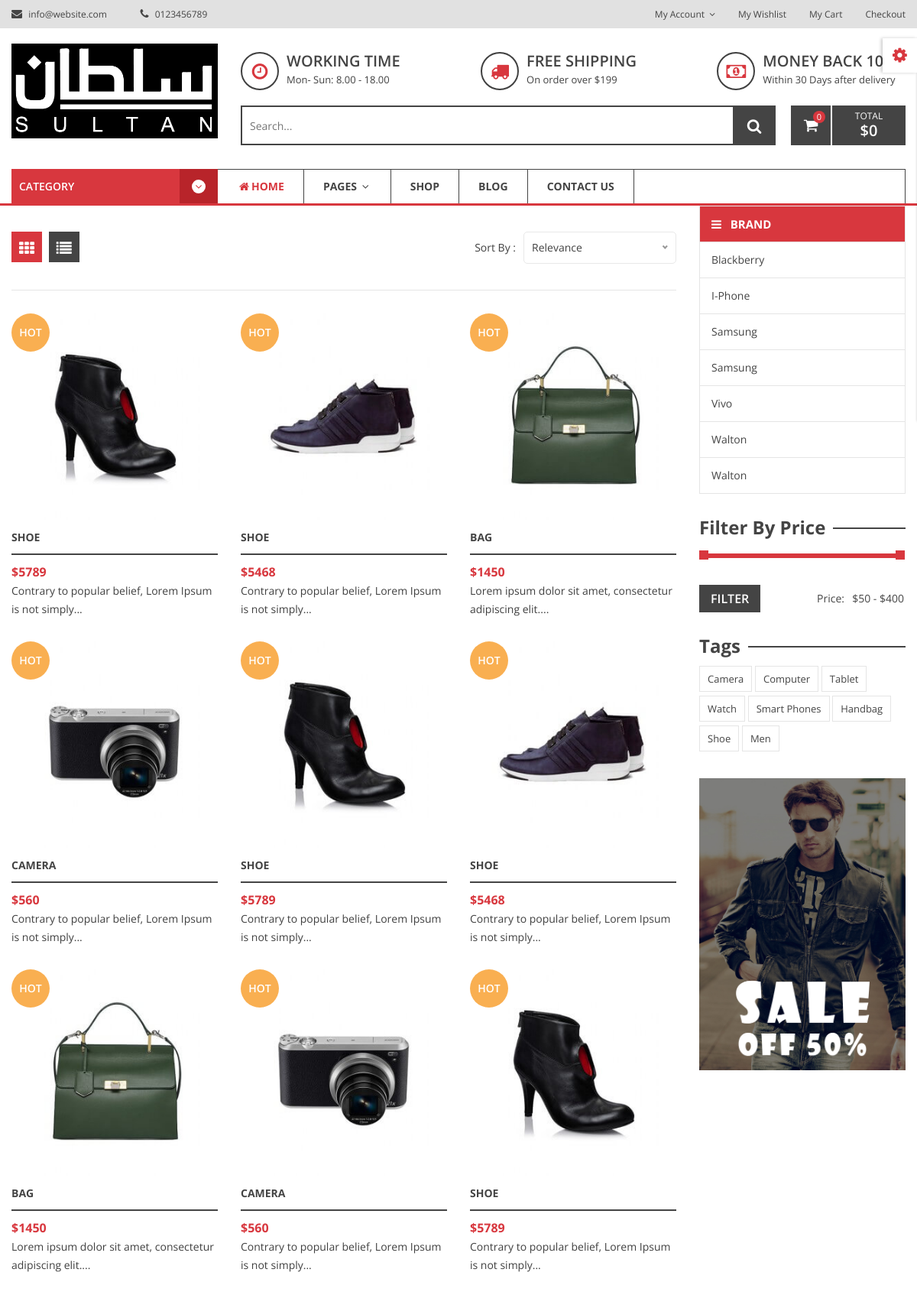
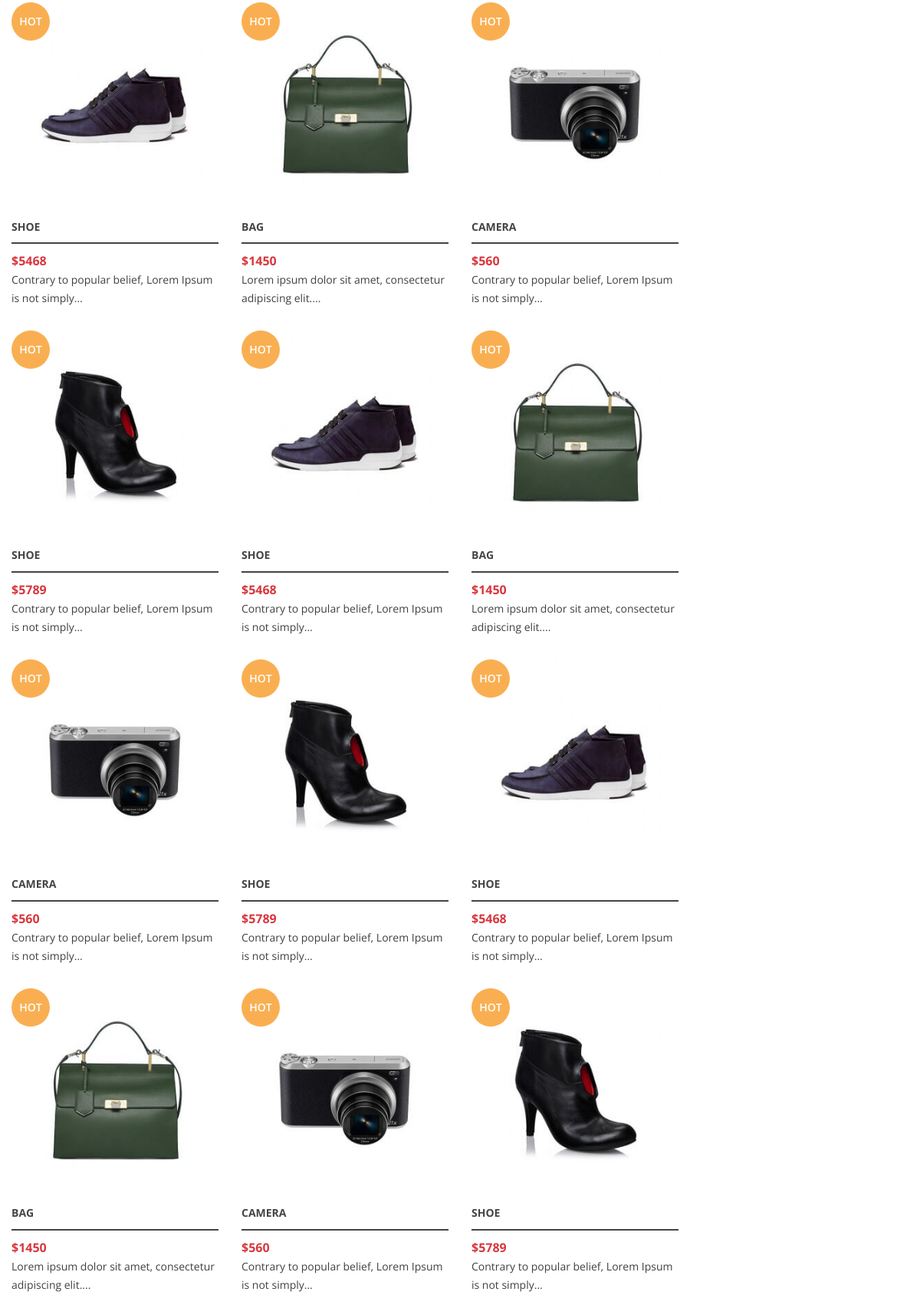
The page /shop.php (upper part) on the database its author committed (2 pictures, top to bottom).
### tables this page shows
CREATE TABLE `product_brand` (
  `brandid` int(11) NOT NULL,
  `brandname` varchar(50) NOT NULL,
  `status` tinyint(4) NOT NULL DEFAULT 1
);

CREATE TABLE `product_table` (
  `productId` int(11) NOT NULL,
  `productName` varchar(50) NOT NULL,
  `catId` int(11) NOT NULL,
  `brandid` int(11) NOT NULL,
  `body` text NOT NULL,
  `price` int(11) NOT NULL,
  `image` varchar(255) NOT NULL,
  `relatedImage` varchar(255) NOT NULL,
  `productCode` int(11) NOT NULL,
  `type` tinyint(4) NOT NULL DEFAULT 0
);

### lib/database.php (called while the page is built, shortened)
<?php
class Database
{
    public $host   = DB_HOST;
    public $user   = DB_USER;
    public $pass   = DB_PASS;
    public $dbname = DB_NAME;
    public $link;
    private function connectDB()
    {
        $this->link = new mysqli(
            $this->host,
            $this->user,
            $this->pass,
            $this->dbname
        );
    }
    public function select($query)
    {
        $result = $this->link->query($query) or
            die($this->link->error . __LINE__);
        if ($result->num_rows > 0) {
            return $result;
        } else {
            return false;
        }
    }
}

### classes/Product.php (called while the page is built, shortened)
<?php
include_once 'lib/database.php';
include_once 'helpers/format.php';
class Product{
    private $db;
    public function __construct()
    {
        $this->db = new Database();
    }
    public function getbrandName()
    {
        $query = "SELECT * FROM product_brand Order By brandname ASC";
        $result = $this->db->select($query);
        return $result;
    }
    public function shopProduct()
    {
        $query = "SELECT * FROM product_table Order By productId DESC";
        $result = $this->db->select($query);
        return $result;
    }
}

### helpers/format.php (called while the page is built, shortened)
<?php
class Format{
 public function textShorten($text, $limit = 400){
  $text = $text. " ";
  $text = substr($text, 0, $limit);
  $text = substr($text, 0, strrpos($text, ' '));
  $text = $text."...";
  return $text;
 }
}
?>

### shop.php (the view, shortened to what this page needs)
<?php include_once 'inc/header.php'; ?>
<?php include_once 'inc/shopsidebar.php'; ?>
                    <div class="shop-product-wrap grid row">
                        <?php
                        $shopProduct = $pd->shopProduct();
                        if ($shopProduct) {
                            while ($shopPdRelt = $shopProduct->fetch_assoc()) {
                                $i++; ?>
                                <div class="col-lg-4 col-md-4 col-sm-6">
                                    <div class="product-item fix mb-30">
                                        <div class="product-thumb">
                                            <a href="product_details.php?productId=<?= $shopPdRelt['productId'] ?>">
                                                <img src="assets/img/product/<?= $shopPdRelt['image']; ?>" class="img-pri" alt="">
                                            </a>
                                            <div class="product-label">
                                                <span>hot</span>
                                            </div>
                                        </div>
                                        <div class="product-content">
                                            <h4><a href="product_details.php?productId=<?= $shopPdRelt['productId'] ?>"><?= $shopPdRelt['productName']; ?></a></h4>
                                            <div class="pricebox">
                                                <span class="regular-price">$<?= $shopPdRelt['price']; ?></span><br>
                                                <span><?= $format->textShorten($shopPdRelt['body'], 60); ?></span>
                                            </div>
                                        </div>
                                    </div>
                                </div>
                        <?php }
                        } ?>
                    </div>
                </div>
            </div>
        </div>
    </div>
    <?php include 'inc/footer.php'; ?>

### inc/shopsidebar.php (shortened to what this page needs)
<div class="page-main-wrapper">
    <div class="container">
        <div class="row">
            <div class="col-lg-3 order-2 order-lg-1">
                <div class="shop-sidebar-wrap mt-md-28 mt-sm-28">
                    <div class="sidebar-widget mb-30">
                        <div class="sidebar-category">
                            <ul>
                                <li class="title"><i class="fa fa-bars"></i> Brand</li>
                                <?php
                                $brandPd = $pd->getbrandName();
                                if ($brandPd) {
                                    while ($brandResult = $brandPd->fetch_assoc()) {
                                ?>
                                <li><a href="shopbybrand.php?brandid=<?= $brandResult['brandid']?>"><?= $brandResult['brandname']?></a><span></span></li>
                                <?php }
                                } ?>
                            </ul>
                        </div>
                    </div>
                    <div class="sidebar-widget mb-30">
                        <div class="sidebar-title mb-10">
                            <h3>filter by price</h3>
                        </div>
                        <div class="sidebar-widget-body">
                            <div class="price-range-wrap">
                                <div class="price-range" data-min="50" data-max="400"></div>
                                <div class="range-slider">
                                    <form action="#" class="d-flex justify-content-between">
                                        <button class="filter-btn">filter</button>
                                        <div class="price-input d-flex align-items-center">
                                            <label for="amount">Price: </label>
                                            <input type="text" id="amount">
                                        </div>
                                    </form>
                                </div>
                            </div>
                        </div>
                    </div>
                    <div class="sidebar-widget mb-30">
                        <div class="sidebar-title mb-10">
                            <h3>tags</h3>
                        </div>
                        <div class="sidebar-widget-body">
                            <div class="product-tag">
                                <a href="#">camera</a>
                                <a href="#">computer</a>
                                <a href="#">tablet</a>
                                <a href="#">watch</a>
                                <a href="#">smart phones</a>
                                <a href="#">handbag</a>
                                <a href="#">shoe</a>
                                <a href="#">men</a>
                            </div>
                        </div>
                    </div>
                    <div class="sidebar-widget mb-30">
                        <div class="img-container fix img-full">
                            <a href="#"><img src="assets/img/banner/banner_shop.jpg" alt=""></a>
                        </div>
                    </div>
                </div>
            </div>
            <div class="col-lg-9">
                <div class="shop-product-wrapper pt-34">
                    <div class="shop-top-bar">
                        <div class="row">
                            <div class="col-lg-7 col-md-6">
                                <div class="top-bar-left">
                                    <div class="product-view-mode mr-70 mr-sm-0">
                                        <a class="active" href="#" data-target="grid"><i class="fa fa-th"></i></a>
                                        <a href="#" data-target="list"><i class="fa fa-list"></i></a>
                                    </div>
                                </div>
                            </div>
                            <div class="col-lg-5 col-md-6">
                                <div class="top-bar-right">
                                    <div class="product-short">
                                        <p>Sort By : </p>
                                    </div>
                                </div>
                            </div>
                        </div>
                    </div>

### rows shown on the page
product_brand: brandname "Blackberry"
product_brand: brandname "I-Phone"
product_brand: brandname "Samsung"
product_brand: brandname "Samsung"
product_brand: brandname "Vivo"
product_brand: brandname "Walton"
product_brand: brandname "Walton"
product_table: image (picture), productName "SHOE", price "5789", body "Contrary to popular belief, Lorem Ipsum is not simply..."
product_table: image (picture), productName "SHOE", price "5468", body "Contrary to popular belief, Lorem Ipsum is not simply..."
product_table: image (picture), productName "BAG", price "1450", body "Lorem ipsum dolor sit amet, consectetur adipiscing elit...."
product_table: image (picture), productName "CAMERA", price "560", body "Contrary to popular belief, Lorem Ipsum is not simply..."
product_table: image (picture), productName "SHOE", price "5789", body "Contrary to popular belief, Lorem Ipsum is not simply..."
product_table: image (picture), productName "SHOE", price "5468", body "Contrary to popular belief, Lorem Ipsum is not simply..."
product_table: image (picture), productName "BAG", price "1450", body "Lorem ipsum dolor sit amet, consectetur adipiscing elit...."
product_table: image (picture), productName "CAMERA", price "560", body "Contrary to popular belief, Lorem Ipsum is not simply..."
product_table: image (picture), productName "SHOE", price "5789", body "Contrary to popular belief, Lorem Ipsum is not simply..."
product_table: image (picture), productName "SHOE", price "5468", body "Contrary to popular belief, Lorem Ipsum is not simply..."
product_table: image (picture), productName "BAG", price "1450", body "Lorem ipsum dolor sit amet, consectetur adipiscing elit...."
product_table: image (picture), productName "CAMERA", price "560", body "Contrary to popular belief, Lorem Ipsum is not simply..."
product_table: image (picture), productName "SHOE", price "5789", body "Contrary to popular belief, Lorem Ipsum is not simply..."
product_table: image (picture), productName "SHOE", price "5468", body "Contrary to popular belief, Lorem Ipsum is not simply..."
product_table: image (picture), productName "BAG", price "1450", body "Lorem ipsum dolor sit amet, consectetur adipiscing elit...."
product_table: image (picture), productName "CAMERA", price "560", body "Contrary to popular belief, Lorem Ipsum is not simply..."
product_table: image (picture), productName "SHOE", price "5789", body "Contrary to popular belief, Lorem Ipsum is not simply..."
product_table: image (picture), productName "SHOE", price "5468", body "Contrary to popular belief, Lorem Ipsum is not simply..."
product_table: image (picture), productName "BAG", price "1450", body "Lorem ipsum dolor sit amet, consectetur adipiscing elit...."
product_table: image (picture), productName "CAMERA", price "560", body "Contrary to popular belief, Lorem Ipsum is not simply..."
product_table: image (picture), productName "SHOE", price "5789", body "Contrary to popular belief, Lorem Ipsum is not simply..."
